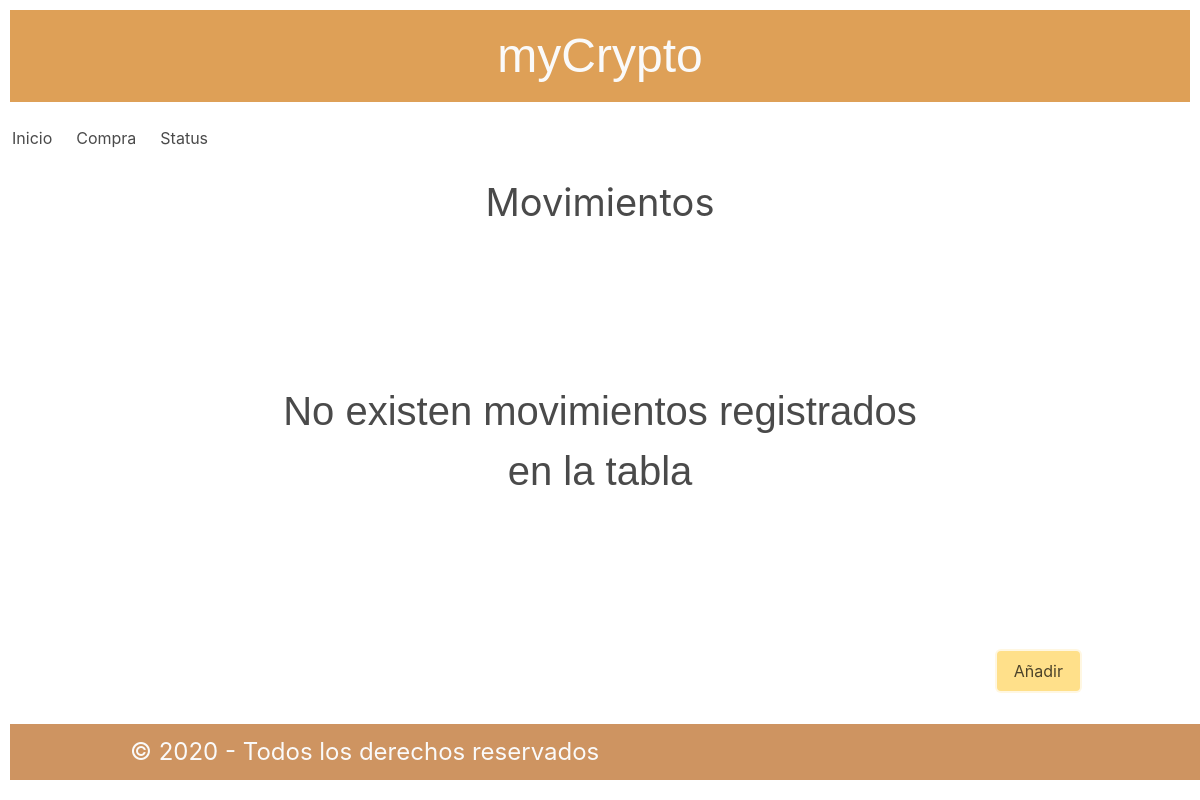
Before: / with the older database file.
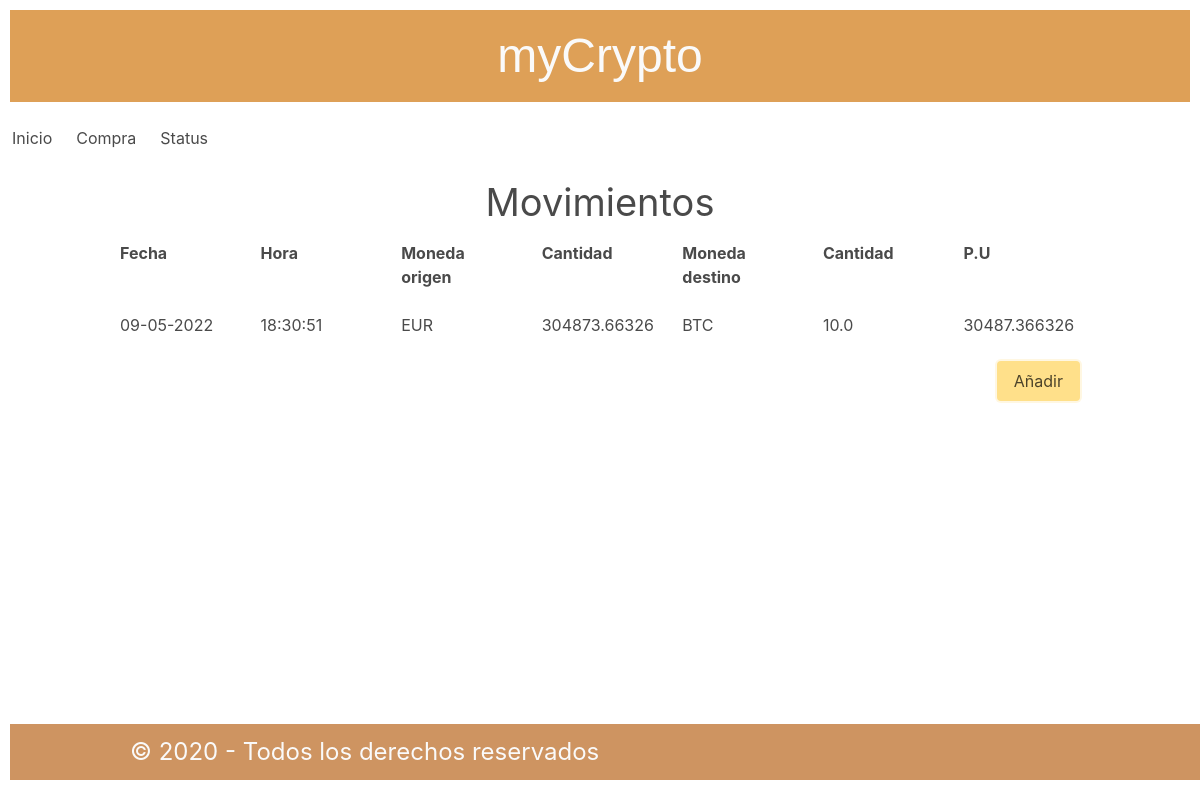
After: the same page with the newer database file.
### tables this page shows
CREATE TABLE "moviments" (
	"id"	INTEGER,
	"fecha"	TEXT NOT NULL,
	"hora"	TEXT NOT NULL,
	"Moneda_from"	TEXT NOT NULL,
	"Cantidad_from"	REAL NOT NULL,
	"Moneda_to"	TEXT NOT NULL,
	"Cantidad_to"	REAL,
	"Precio"	REAL,
	PRIMARY KEY("id" AUTOINCREMENT)
);

### balance/routes.py (the view)
@app.route('/')
def inicio():
    data_manager = ProcesaDades()
    try:
        dades = data_manager.recupera_dades_moviments()
        return render_template('principal.html', moviments=dades)
    except sqlite3.Error as e:
        flash('Existe un error en la base de datos. Intentalo de nuevo más tarde')
        return render_template('principal.html', moviments=[])

### criptos/models.py (called while the page is built)
    def recupera_dades_moviments(self):
            con = sqlite3.connect('data/movimientos.db')
            cur = con.cursor()
            cur.execute("""
                            SELECT fecha,hora,moneda_from,cantidad_from,moneda_to,cantidad_to,precio
                            FROM moviments
                            ORDER BY fecha;
                        """
            )
            return cur.fetchall()

### balance/templates/principal.html (shortened to what this page needs)
{% extends "base.html" %}
{% block container %}
    <div class="titol">
        <h1>Movimientos</h1>
    </div>
            {% if moviments %}
            <table class="taula_moviments">
                <div class="capcelera_form">
                    <tr class="tabla_mv_cabecera_a">
                        <div class="columns">
                            <div class="column">
                                <div class="form_column">
                                    Fecha
                                </div>
                            </div>
                            <div class="column">
                                <div class="form_column">
                                    Hora
                                </div>
                            </div>
                            <div class="column">
                                <div class="form_column">
                                    Moneda origen
                                </div>
                            </div>
                            <div class="column">
                                <div class="form_column">
                                    Cantidad
                                </div>
                            </div>
                            <div class="column">
                                <div class="form_column">
                                    Moneda destino
                                </div>
                            </div>
                            <div class="column">
                                <div class="form_column">
                                    Cantidad
                                </div>
                            </div>
                            <div class="column">
                                <div class="form_column">
                                    P.U
                                </div>
                            </div>
                        </div>
                    </tr>
                </div>
                {% for movimento in moviments %}
                <tr class="tabla_mv_cabecera">
                    <div class="columns">
                        <div class="column">
                            {{ movimento[0] }}
                        </div>
                        <div class="column">
                            {{ movimento[1] }}
                        </div>
                        <div class="column">
                            {{ movimento[2] }}
                        </div>
                        <div class="column">
                            {{ movimento[3] }}
                        </div>
                        <div class="column">
                            {{ movimento[4] }}
                        </div>
                        <div class="column">
                            {{ movimento[5] }}
                        </div>
                        <div class="column">
                            {{ movimento[6] }}
                        </div>
                    </div>
                </tr>
                {% endfor %}
            </table>
            {% endif %}
            {% if not moviments %}
            <div class="titolmoviments">
                <p>No existen movimientos registrados en la tabla</p>
            </div>
            {% endif %}
            <p class="accions">
                <a href='/purchase' class="button is-warning is-focused">Añadir</a>
            </p>
{% endblock%}

### balance/templates/base.html (shortened to what this page needs)
<html lang="en">
    <head>
        {% block head %}
        <link rel="stylesheet" href="static/css/styles.css">
        <link rel="stylesheet" href="static/css/bulma.css">
        {% endblock %}
    </head>
    <body>
        <header>
            <h1>myCrypto</h1>
        </header>
        <nav class="navbar" role="navigation" aria-label="main navigation">
            <div id="navbarBasicExample" class="navbar-menu">
              <div class="navbar-start">
                <a href="/" class="navbar-item">Inicio</a>
                <a href="/purchase" class="navbar-item">Compra</a>
                <a href="/status" class="navbar-item">Status</a>
              </div>
            </div>
        </nav>
        <section class="container">
            {% block container%}
            {% endblock %}
        </section>
    </body>
    <footer>
        <div class="container">
            {% block footer %}
            &copy; 2020 - Todos los derechos reservados
            {% endblock %}
        </div>
    </footer>
</html>

### balance/static/css/styles.css (style rules this page uses)
:root { --color-primario: #dea057; --color-secundario: #CE9461; --negro: #2c363f; --blanco: #fafafa; --separacion_defecto: 10px; }
header { font-family:'Gill Sans', 'Gill Sans MT', Calibri, 'Trebuchet MS', sans-serif; padding: var(--separacion_defecto); font-size: 48px; background-color: var(--color-primario); color: var(--blanco); margin: var(--separacion_defecto); bottom: 10px; text-align: center; }
div.titol { text-align: center; font-size: 38px; font-weight: 600; margin: 10; padding: auto; }
div.form_column { font-weight: 700; text-align: justify; }
footer { padding: var(--separacion_defecto); font-size: 24px; background-color: var(--color-secundario); color: var(--blanco); margin: var(--separacion_defecto); width: 100%; position: absolute; bottom: 10px; }
.accions { text-align: right; }

Changed rows visible on the page:
added moviments: fecha "09-05-2022", hora "18:30:51", Moneda_from "EUR", Cantidad_from "304873.66326", Moneda_to "BTC", Cantidad_to "10.0", Precio "30487.366326"
Other visible differences:
text no longer shown: "No existen movimientos registrados en la tabla"
text now shown: "Fecha Hora Moneda origen Cantidad Moneda destino Cantidad P.U"
